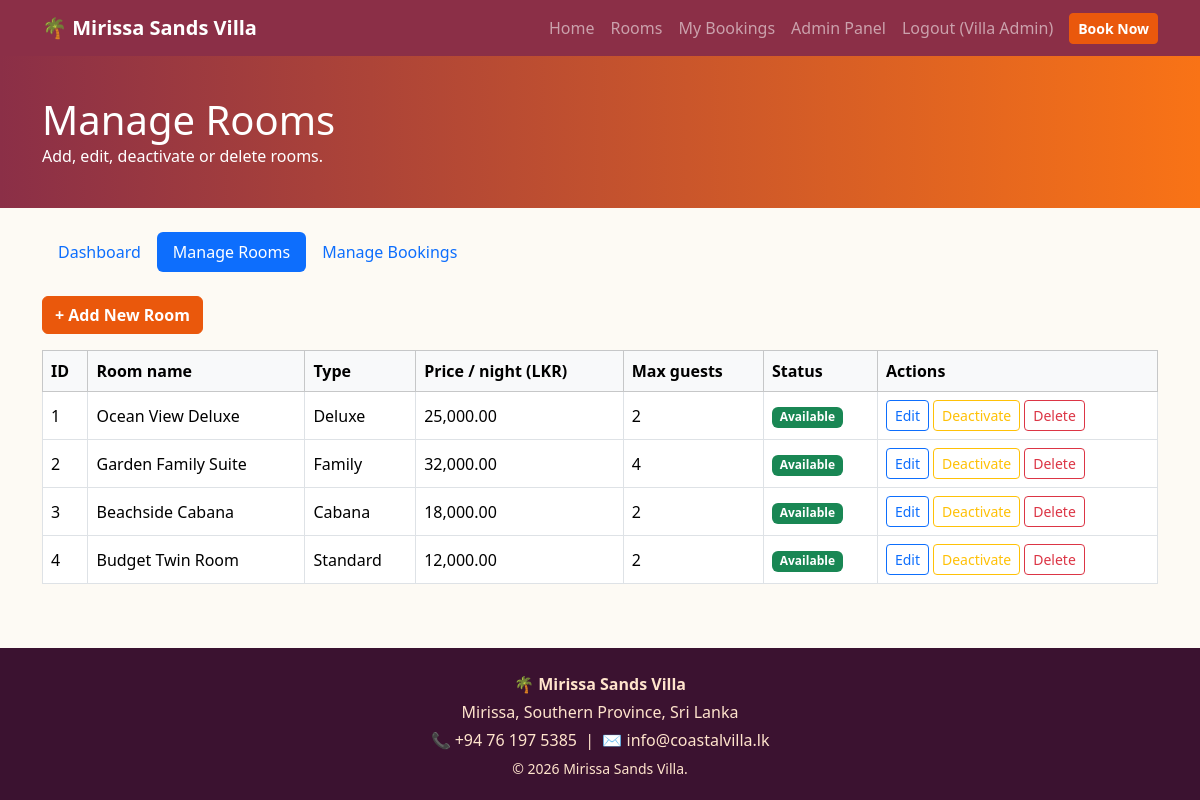
/admin/rooms.php (signed in), run on the app's committed database.
### tables this page shows
CREATE TABLE IF NOT EXISTS rooms (
    room_id         INT AUTO_INCREMENT PRIMARY KEY,
    room_name       VARCHAR(100) NOT NULL,
    room_type       VARCHAR(50)  NOT NULL,
    description     TEXT         NOT NULL,
    price_per_night DECIMAL(10,2) NOT NULL,
    max_guests      INT          NOT NULL,
    room_status     ENUM('available', 'unavailable') NOT NULL DEFAULT 'available'
);

### admin/rooms.php (the view, shortened to what this page needs)
<?php
require_once '../db.php';
$result = mysqli_query($conn, "SELECT * FROM rooms ORDER BY room_id");
include '../includes/header.php';
?>
<section class="page-banner">
    <div class="container">
        <h1 class="mb-0">Manage Rooms</h1>
        <p class="mb-0">Add, edit, deactivate or delete rooms.</p>
    </div>
</section>
<div class="container my-4">
    <?php include 'admin_nav.php'; ?>
    <a href="room_form.php" class="btn btn-coral mb-3">+ Add New Room</a>
    <div class="table-responsive">
        <table class="table table-bordered table-hover align-middle bg-white">
            <thead class="table-light">
                <tr>
                    <th>ID</th>
                    <th>Room name</th>
                    <th>Type</th>
                    <th>Price / night (LKR)</th>
                    <th>Max guests</th>
                    <th>Status</th>
                    <th>Actions</th>
                </tr>
            </thead>
            <tbody>
            <?php while ($room = mysqli_fetch_assoc($result)) { ?>
                <tr>
                    <td><?php echo (int)$room['room_id']; ?></td>
                    <td><?php echo htmlspecialchars($room['room_name']); ?></td>
                    <td><?php echo htmlspecialchars($room['room_type']); ?></td>
                    <td><?php echo number_format($room['price_per_night'], 2); ?></td>
                    <td><?php echo (int)$room['max_guests']; ?></td>
                    <td>
                        <?php if ($room['room_status'] == 'available') { ?>
                            <span class="badge bg-success">Available</span>
                        <?php } else { ?>
                            <span class="badge bg-secondary">Unavailable</span>
                        <?php } ?>
                    </td>
                    <td>
                        <div class="d-flex flex-wrap gap-1">
                            <a href="room_form.php?room_id=<?php echo (int)$room['room_id']; ?>"
                               class="btn btn-sm btn-outline-primary">Edit</a>
                            <form method="post" action="rooms.php">
                                <?php if ($room['room_status'] == 'available') { ?>
                                    <button type="submit" class="btn btn-sm btn-outline-warning">Deactivate</button>
                                <?php } else { ?>
                                    <input type="hidden" name="new_status" value="available">
                                    <button type="submit" class="btn btn-sm btn-outline-success">Activate</button>
                                <?php } ?>
                            </form>
                            <form method="post" action="rooms.php"
                                  onsubmit="return confirm('Delete this room permanently?');">
                                <button type="submit" class="btn btn-sm btn-outline-danger">Delete</button>
                            </form>
                        </div>
                    </td>
                </tr>
            <?php } ?>
            </tbody>
        </table>
    </div>
</div>
<?php include '../includes/footer.php'; ?>

### css/style.css (style rules this page uses)
:root { --ocean: #8b2f47; --ocean-dark: #3b1230; --sand: #fff0dc; --coral: #ea580c; }
body { background-color: #fdfaf4; color: #2b3a3f; }
.btn-coral { background-color: var(--coral); border-color: var(--coral); color: #fff; font-weight: 600; }
.page-banner { background: linear-gradient(90deg, #8b2f47, #f97316); color: #fff; padding: 40px 0; }

### data on the page
rooms: room_id "1", room_name "Ocean View Deluxe", room_type "Deluxe", price_per_night "25,000.00", max_guests "2", room_status "Available"
rooms: room_id "2", room_name "Garden Family Suite", room_type "Family", price_per_night "32,000.00", max_guests "4", room_status "Available"
rooms: room_id "3", room_name "Beachside Cabana", room_type "Cabana", price_per_night "18,000.00", max_guests "2", room_status "Available"
rooms: room_id "4", room_name "Budget Twin Room", room_type "Standard", price_per_night "12,000.00", max_guests "2", room_status "Available"

### other printed values
$_SESSION['name'] "Villa Admin"
